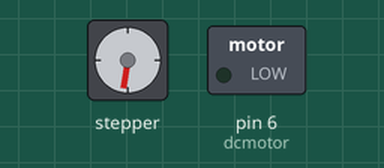
The sketch below on a simulated Arduino Uno, built with avr-gcc and run on an emulated ATmega328P. On the bench: stepper motor, switched loads named in the sketch (green lamp = pin HIGH). Wiring (inferred from the names in the program): stepper motor driver (200 steps per turn assumed): step pin 2; direction pin 3. Pins used as bus, display or sensor lines are not drawn.

Above: at 4.2 s.
At 6.2 s:
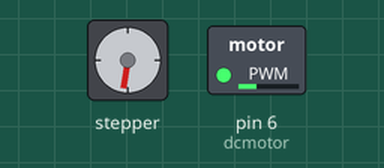
At 20.3 s:
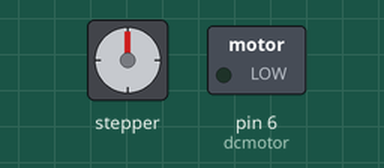
Timing chart, 0 to 21.8 s (numbered marks = the images above):
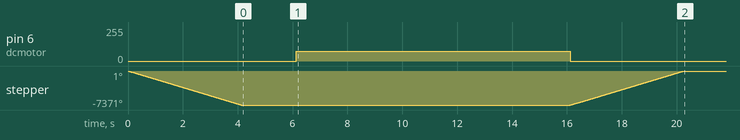

Measured:
- by itself, pin 6 (dcmotor): 0/255 → 75/255 at 6.1 s, → 0/255 10.0 s later
- by itself, stepper: turns 7371° counter-clockwise in 4.1 s, then 7371° clockwise in 4.1 s

The sketch:

hope.ino
```cpp
#include <Stepper.h>
int x;
int y;
int dir = 3;
int stp = 2;
int dcmotor = 6;
int state;
int delayms = 500; //speed of stepper motor
int travsbobs = 0;

void setup()
{
  pinMode(dir, OUTPUT);
  pinMode(stp, OUTPUT);
  digitalWrite(dir, LOW);
  pinMode(dcmotor, OUTPUT);
}

void loop()
{

  if (travsbobs == 0)
  {
    digitalWrite(dir, LOW);
    analogWrite(dcmotor, 0);

    for (x = 1; x < 4096; x++)
    {
      digitalWrite(stp, HIGH);
      delayMicroseconds(delayms);
      digitalWrite(stp, LOW);
      delayMicroseconds(delayms);
    }

    delay(2000);
    analogWrite(dcmotor, 75);
    delay(10000);
    analogWrite(dcmotor, 0);
    digitalWrite(dir, HIGH);

    for (y = 1; y < 4096; y++)
    {
      digitalWrite(stp, HIGH);
      delayMicroseconds(delayms);
      digitalWrite(stp, LOW);
      delayMicroseconds(delayms);
    }
    travsbobs = 1;
  }


}
```
